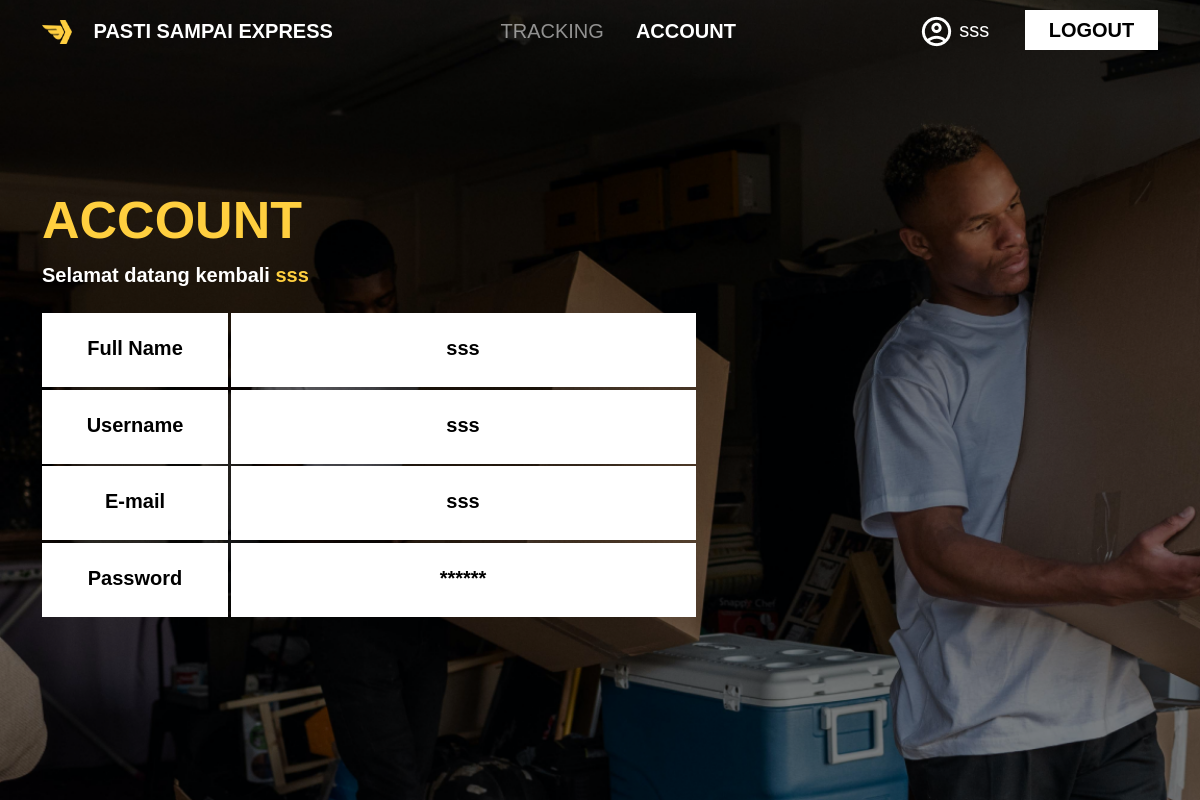
Page /account_info (signed in) on the committed database.
### pastisampai/models.py (models this page shows, shortened)
class User(db.Model, UserMixin):
    id = db.Column(db.Integer(), primary_key=True)
    roles = db.Column(db.String(length=30),nullable=False)
    username = db.Column(db.String(length=30), nullable=False, unique=True)
    fullname = db.Column(db.String(length=30),nullable=False)
    email_address = db.Column(db.String(length=50), nullable=False)
    password_hash = db.Column(db.String(length=60), nullable=False)
    resi = db.relationship('Resi',secondary=user_resi,backref='users')
    @property
    def password(self):
        return self.password

### pastisampai/routes.py (the view)
@app.route('/account_info',methods=["GET","POST"])
@login_required
def account_info():
    return render_template('account_info.html')

### pastisampai/models.py (called while the page is built)
@login_manager.user_loader
def load_user(user_id):
    return User.query.get(int(user_id))

### pastisampai/templates/account_info.html
{% extends 'index.html' %}
{% block content %}
<section id="account">
    <div class="container h-100">
        <div class="row h-100">
            <div class="col-md-12 account-tagline my-auto">
                <h1>ACCOUNT</h1>
                {% if current_user.roles == 'user' %}
                <p>Selamat datang kembali <span class="fw-bold">{{ current_user.username }}</span></p>
                {% else %}
                <p>Semangat bekerja kembali <span class="fw-bold">{{ current_user.username }}</span></p>
                {% endif %}
                <div class="table-account">
                    <div class="col-md-2 text-center account-border">
                        <div class="judul">
                            <p>Full Name</p>
                        </div>
                    </div>
                    <div class="col-md-5 text-center">
                        <div class="isi">
                            <p>{{ current_user.fullname }}</p>
                        </div>
                    </div>
                </div>
                <div class="table-account">
                    <div class="col-md-2 text-center account-border">
                        <div class="judul">
                            <p>Username</p>
                        </div>
                    </div>
                    <div class="col-md-5 text-center">
                        <div class="isi">
                            <p>{{ current_user.username }}</p>
                        </div>
                    </div>
                </div>
                <div class="table-account">
                    <div class="col-md-2 text-center account-border">
                        <div class="judul">
                            <p>E-mail</p>
                        </div>
                    </div>
                    <div class="col-md-5 text-center">
                        <div class="isi">
                            <p>{{ current_user.email_address }}</p>
                        </div>
                    </div>
                </div>
                <div class="table-account">
                    <div class="col-md-2 text-center account-border">
                        <div class="judul">
                            <p>Password</p>
                        </div>
                    </div>
                    <div class="col-md-5 text-center">
                        <div class="isi">
                            <p type="password">******</p>
                        </div>
                    </div>
                </div>
            </div>
        </div>
    </div>
</section>
{% endblock %}

### pastisampai/templates/index.html (shortened to what this page needs)
<!doctype html>
<html lang="en">
    <head>
        <link rel="stylesheet" href="{{url_for('static',filename='css/bootstrap.min.css')}}">
        <link rel="stylesheet" href="{{url_for('static',filename='css/toastr.min.css')}}">
        <link href="{{url_for('static',filename='css/fontgoogle.css')}}" rel="stylesheet">
        <link rel="stylesheet" href="{{ url_for('static',filename='css/style.css') }}">
        <link rel="stylesheet" href="{{ url_for('static',filename='css/responsive.css') }}">
    </head>
    <body>
        <nav class="navbar navbar-expand-lg navbar-dark bg-transparent position-fixed w-100">
            <div class="container">
                <a class="navbar-brand" href="{{ url_for('home_page') }}">
                    <img src="{{ url_for('static',filename='Assets/img/Logo Small.png') }}" alt="" width="30" height="24" class="d-inline-block align-text-top me-3">
                    PASTI SAMPAI EXPRESS</a>
                <div class="collapse navbar-collapse" id="navbarNav">
                    <ul class="navbar-nav mx-auto">
                            {% if current_user.is_authenticated %}
                                {% if current_user.roles == 'admin' %}
                            <li class="nav-item mx-2">
                                <a href="{{ url_for('dashboard_admin_page') }}" class="nav-link {{ 'active' if request.path == url_for('dashboard_admin_page') }}">ADD</a>
                            </li>
                            <li class="nav-item mx-2">
                                <a href="{{ url_for('update_page') }}"  class="nav-link {{ 'active' if request.path == url_for('update_page') }}">UPDATE</a>
                            </li>
                            <li class="nav-item mx-2">
                                <a href="{{ url_for('tracking_page') }}" class="nav-link {{ 'active' if request.path == url_for('tracking_page') }}">TRACKING</a>
                            </li>
                            <li class="nav-item mx-2">
                                <a href="{{ url_for('account_info') }}" class="nav-link {{ 'active' if request.path == url_for('account_info') }}">ACCOUNT</a>
                            </li>
                                {% else %}
                            <li class="nav-item mx-2">
                                <a href="{{ url_for('dashboard_page') }}" class="nav-link {{ 'active' if request.path == url_for('dashboard_page') }}">TRACKING</a>
                            </li>
                            <li class="nav-item mx-2">
                                <a href="{{ url_for('account_info') }}" class="nav-link {{ 'active' if request.path == url_for('account_info') }}">ACCOUNT</a>
                            </li>
                                {% endif %}
                            {% endif %}
                    </ul>
                    <div>
                        {% if current_user.is_authenticated %}
                        <button class="button-primary">
                            <a href="{{ url_for('account_info') }}">
                                <img src="{{ url_for('static',filename='Assets/img/user.png') }}" alt="">
                                {{current_user.username}}</a>
                        </button>
                        <button class="button-secondary">
                            <a href="{{ url_for('logout_page') }}">LOGOUT</a>
                        </button>
                        {% endif %}
                    </div>
                </div>
            </div>
        </nav>
        {% block content %}{% endblock %}
    </body>
</html>

### pastisampai/static/css/style.css (style rules this page uses)
:root { --pr-color : #000000; }
.bg-transparent { transition: all ease-in 0.3s; }
body { font-family: 'Poppins', sans-serif; background-color: #000000; }
.navbar-brand { font-weight: 700; font-size: 20; }
.nav-link { font-size: 20px; }
.nav-link.active { font-weight: 700; }
.button-primary { width: 133px; height: 40px; background-color: transparent; color: #fff; border: none; font-size: 20px; font-weight: 400; }
.button-secondary { width: 133px; height: 40px; background-color: #fff; color: var(--pr-color); border: none; font-size: 20px; font-weight: 700; }
.button-primary a { color: #fff; text-decoration: none; }
.button-secondary a { color: #000000; text-decoration: none; }
#account { background-image: url('../Assets/img/Background.png'); background-size: cover; height: 100vh; width: 100%; }
.account-tagline h1 { width: 100%; height: 71px; font-weight: 700; font-size: 52px; line-height: 78px; color: #FFCF3F; }
.account-tagline p { width: 100%; height: 35px; font-weight: 700; font-size: 20px; line-height: 30px; color: #FFFFFF; margin-bottom: 18px; }
.account-tagline span { color: #FFCF3F; }
.table-account { position: relative; display: flex; flex-wrap: wrap; align-items: stretch; width: 100%; margin-bottom: 2.5px !important; }
.account-border { margin-right: 2.5px !important; }
.table-account .judul { width: 100%; height: 74px; background: #fff; padding: 20px; }
.table-account .judul p { color: #000000; font-weight: 700; }
.table-account .isi { width: 100%; height: 74px; background: #FFFFFF; border-width: 1px 1px #000; padding: 20px; color: #000000; font-weight: 700; }
.table-account .isi p { color: #000000; font-weight: 700; }

### rows in the picture
User: username "sss", fullname "sss", email_address "sss"
